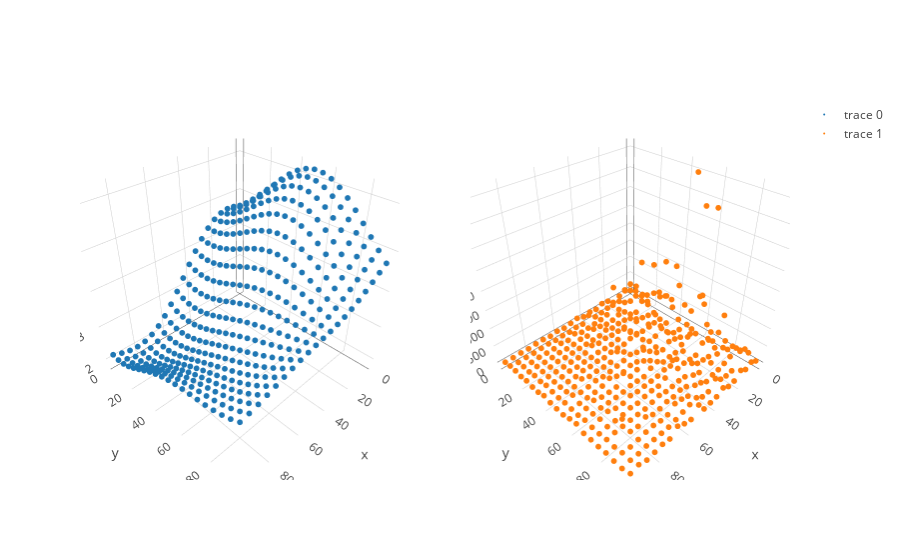

The code cell stored with this chart in its notebook:
### Code cell
trace_func = go.Scatter3d(x = X[:,0], y = X[:,1], z=f, mode = 'markers', marker=dict(size = 2,))
trace_draws = go.Scatter3d(x = X[:,0], y = X[:,1], z=y, mode = 'markers', marker=dict(size = 2,))
fig = tools.make_subplots(rows=1, cols=2, specs=[[{'is_3d': True}, {'is_3d': True}]])
fig.append_trace(trace_func, 1, 1)
fig.append_trace(trace_draws, 1, 2)
iplot(fig)

### Figure 1 — Plotly figure (JSON) as saved in the notebook; plotly's stock layout.template omitted (floating-point values rounded to 4 significant figures; data arrays with more than 128 entries replaced by an {"elided": "..."} marker saying what was removed)
{"data": [{"marker": {"size": 2}, "mode": "markers", "scene": "scene1", "type": "scatter3d", "x": {"elided": "400 int values"}, "y": {"elided": "400 int values"}, "z": {"elided": "400 float values"}}, {"marker": {"size": 2}, "mode": "markers", "scene": "scene2", "type": "scatter3d", "x": {"elided": "400 int values"}, "y": {"elided": "400 int values"}, "z": {"elided": "400 int values"}}], "layout": {"scene1": {"domain": {"x": [0, 0.45], "y": [0, 1]}}, "scene2": {"domain": {"x": [0.55, 1], "y": [0, 1]}}}}
